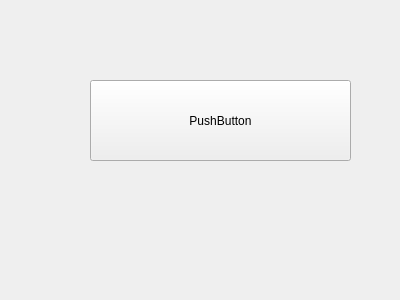
<?xml version="1.0" encoding="UTF-8"?>
<ui version="4.0">
 <class>backButton</class>
 <widget class="QWidget" name="backButton">
  <property name="geometry">
   <rect>
    <x>0</x>
    <y>0</y>
    <width>400</width>
    <height>300</height>
   </rect>
  </property>
  <property name="windowTitle">
   <string>Form</string>
  </property>
  <widget class="QPushButton" name="pushButton">
   <property name="geometry">
    <rect>
     <x>90</x>
     <y>80</y>
     <width>261</width>
     <height>81</height>
    </rect>
   </property>
   <property name="text">
    <string>PushButton</string>
   </property>
  </widget>
 </widget>
 <resources/>
 <connections/>
</ui>
